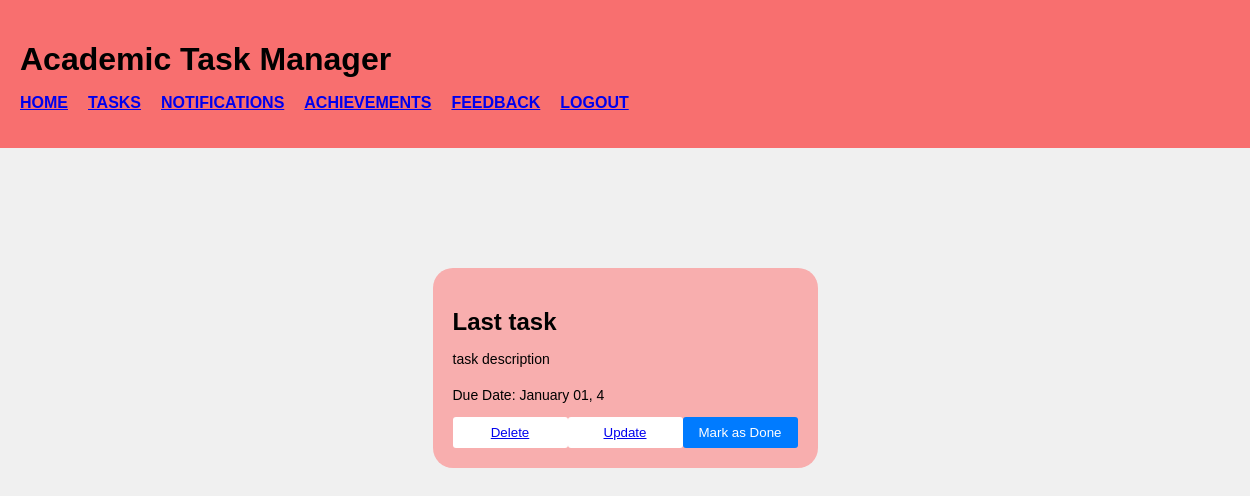
The page /task_information/12 (signed in) on the database its author committed.
### app.py (models this page shows, shortened)
class Todo(db.Model):
    id = db.Column(db.Integer, primary_key=True)
    task_name = db.Column(db.String(50), nullable=False)
    content = db.Column(db.String(200), nullable=False)
    date_created = db.Column(db.DateTime, default=datetime.utcnow)
    user_id = db.Column(db.Integer, nullable=False)

### app.py (the view)
@app.route('/task_information/<int:id>', methods=['GET', 'POST'])
@login_required
def task_information(id):
    if request.method == 'POST':
        task = Todo.query.get_or_404(id)
        task.task_name = request.form['task-name']
        task.content = request.form['task-description']
        task.date_created = datetime.strptime(request.form['due-date'], "%Y-%m-%d")
        db.session.commit()
        flash('Task modified!')
        return redirect('/tasks')
    else:
        task = Todo.query.get_or_404(id)
    return render_template('TaskInformation.html', task=task)

### app.py (called while the page is built)
@login_manager.user_loader
def load_user(user_id):
    return User.query.get(int(user_id))

### templates/TaskInformation.html (shortened to what this page needs)
{% extends 'base.html' %}
{% block body %}
<section class="add-update-section">
    <div class="Update-main-content">
        <div class="task-details">
            <h2>{{ task.task_name }}</h2>
            <div class="task-description">
                <p>{{ task.content }}</p>
            </div>
            <p>Due Date: {{ task.date_created.strftime('%B %d, %Y') }}</p>
            <div class="task-actions">
                <button class="delete-task"><a href="/delete/{{ task.id }}">Delete</a></button>
                <button class="update-task"> <a href="/update/{{ task.id }}">Update</a></button>
                <button class="mark-done">Mark as Done</button>
            </div>
        </div>
    </div>
</section>
{% endblock %}

### static/css/main.css (style rules this page uses)
body { font-family: sans-serif; }
body { font-family: Arial, sans-serif; margin: 0; padding: 0; height: 100vh; background-color: #f0f0f0; display: flex; justify-content: center; align-items: center; }
button { display: block; width: 100%; padding: 10px; background-color: #007bff; color: #fff; border: none; border-radius: 3px; cursor: pointer; transition: background-color 0.3s ease; }
p { margin-top: 15px; font-size: 14px; }
body { font-family: Arial, sans-serif; margin: 0; padding: 0; }
button { padding: 10px 20px; background-color: white; color: black; border: none; border-radius: 3px; cursor: pointer; transition: background-color 0.3s ease; }
.task-actions { display: flex; align-items: center; }
.mark-done { padding: 8px 16px; background-color: #007bff; color: #fff; border: none; border-radius: 3px; cursor: pointer; transition: background-color 0.3s ease; }
.Update-main-content { display: block; justify-content: center; align-items: center; height: 100vh; }
.add-update-section { padding: 8%; margin-left: 25%; margin-right: 25%; }
.task-details { background-color: #f8aeae; padding: 20px; border-radius: 20px; display: block; margin: 20px; }
.task-details h2 { font-size: 24px; margin-bottom: 10px; }
.task-description p { margin-bottom: 20px; }
.task-actions { display: flex; justify-content: space-between; align-items: center; }
.task-actions button { padding: 8px 16px; border: none; border-radius: 3px; cursor: pointer; transition: background-color 0.3s ease; }

### rows shown on the page
Todo: task_name "Last task", content "task description", date_created "January 01, 4"
